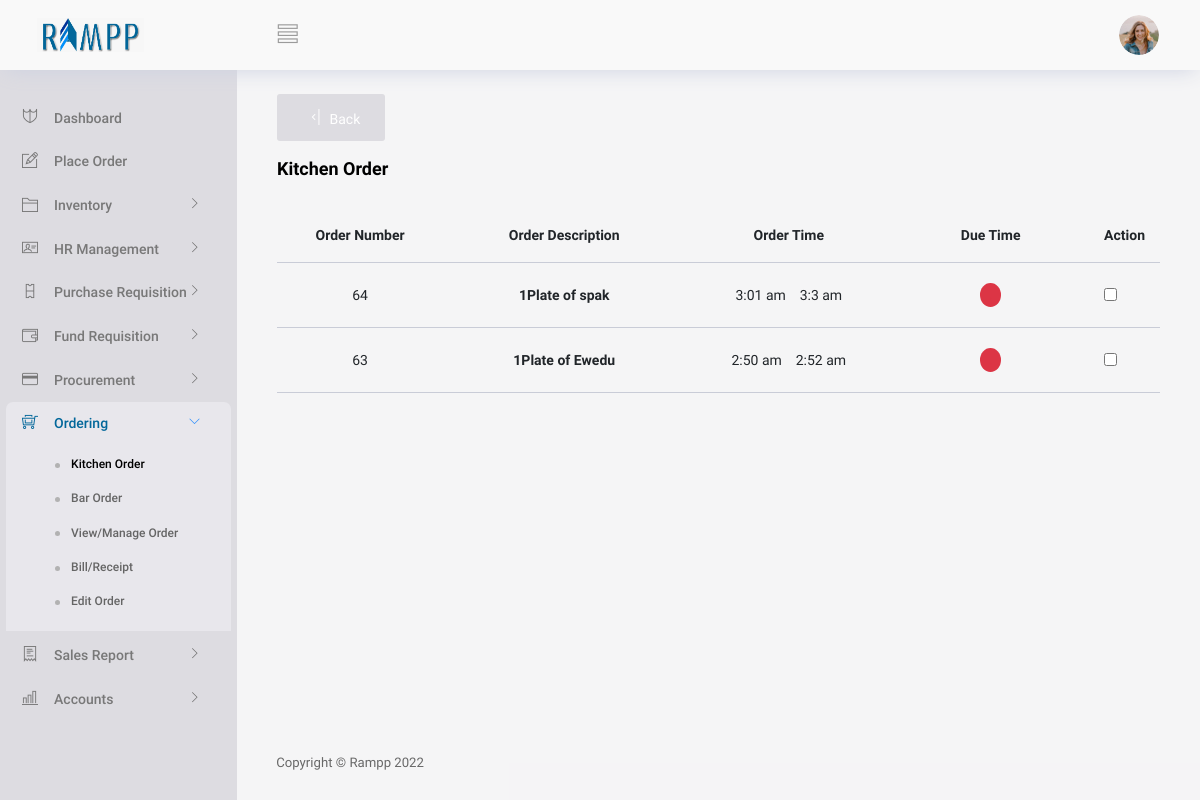
/View/Ordering/kichen.php (signed in), run on the app's committed database.
### tables this page shows
CREATE TABLE IF NOT EXISTS `orders` (
  `sellerid` int(10) DEFAULT NULL,
  `orderid` int(10) NOT NULL,
  `totaltime` int(30) NOT NULL,
  `totalammount` int(200) NOT NULL,
  `status` int(10) NOT NULL,
  `orderdate` date NOT NULL,
  `odertime` varchar(30) NOT NULL,
  `hr` int(10) NOT NULL,
  `min` int(10) NOT NULL,
  `ampm` varchar(20) NOT NULL,
  `br` int(20) NOT NULL,
  `kch` int(20) NOT NULL,
  `receipt` int(10) NOT NULL,
  `k` int(10) NOT NULL,
  `b` int(10) NOT NULL,
  `bill` int(10) NOT NULL,
  `kt` int(100) NOT NULL,
  `bt` int(100) NOT NULL,
  `totalProfit` int(100) NOT NULL,
  `customerId` int(70) NOT NULL
);

CREATE TABLE IF NOT EXISTS `orderditems` (
  `productname` varchar(200) NOT NULL,
  `price` int(100) NOT NULL,
  `quantity` int(100) NOT NULL,
  `amount` int(200) NOT NULL,
  `preptime` int(60) NOT NULL,
  `orderid` int(100) NOT NULL,
  `productcat` varchar(200) NOT NULL,
  `sn` int(200) NOT NULL,
  `finish` int(10) NOT NULL,
  `prepAt` varchar(100) NOT NULL,
  `description` varchar(200) NOT NULL,
  `dateOrderd` date DEFAULT NULL,
  `productId` int(100) NOT NULL,
  `profit` int(100) NOT NULL,
  `costprice` int(100) DEFAULT NULL,
  `sellingprice` int(100) DEFAULT NULL,
  `unitOfMeasure` varchar(70) NOT NULL,
  `id` int(11) NOT NULL AUTO_INCREMENT,
  PRIMARY KEY (`id`)
);

### Controller/generalController.php (called while the page is built, shortened)
<?php
class GeneralController
{
    function getAllOrderItems($conn,$id)
    {
        $items = array();
        $query = "SELECT * FROM orderditems WHERE orderid ='$id'";
        $results = mysqli_query($conn, $query);
        while ($row = mysqli_fetch_array($results)) {
            $items[] = $row;
        }
        return $items;
    }
    function getAllKitchenOrder($conn)
    {
        $items = array();
        $query = "SELECT * FROM orders WHERE kch='1' AND `status`='0'";
        $results = mysqli_query($conn, $query);
        while ($row = mysqli_fetch_array($results)) {
            $items[] = $row;
        }
      return $items;
    }
    function check_in_array(array $array, $callback)
    {
        $value = call_user_func($callback, $array);
        return $value;
    }
}

### View/Ordering/kichen.php (the view, shortened to what this page needs)
<?php
   if(isset($_SESSION['validuser']))
   {
     include("../partials/_header.php");
     require("../../Controller/generalController.php");
     $conn = conString1();
    $UserUtils = new GeneralController();
    $order =  $UserUtils->getAllKitchenOrder($conn);
?>
<body>
  <div class="container-scroller">
    <?php  include("../partials/_navbar.php"); ?>
    <div class="container-fluid page-body-wrapper">
      <div class="main-panel">
        <div class="content-wrapper gbgn">
        <button type="button" id="back" class="btn btn-icon-text text-white" style="background:#dddce1;" onClick="window.history.back()">
          <i class="ti-shift-left-alt btn-icon-append"></i>
          Back
        </button>
          <br/>
          <br/>
          <div class="row">
            <div class="col-md-12 grid-margin">
              <div class="d-flex justify-content-between align-items-center">
                <div>
                  <h4 class="font-weight-bold mb-0">Kitchen Order</h4>
                </div>
              </div>
            </div>
          </div>
         <div class="row">
         <div class="col-12 grid-margin ">
              <div class="" >
                <div class="">
                <div class="table-responsive">
                    <table class="table table-hover">
                        <thead>
                            <tr>
                                <th class="text-center" width="20%">Order Number</th>
                                <th class="text-center" width="30%">Order Description</th>
                                <th class="text-center" width="25%">Order Time</th>
                                <th class="text-center" width="25%">Due Time</th>
                                <th class="text-left" width="25%">Action</th>
                            </tr>
                        </thead>
                        <tbody>
                        <?php
                        $data22 =  $UserUtils->check_in_array($order, function($i){
                          $ans = array();
                          foreach ($i as $index => $v) {
                              if ($v['k'] == 0) {
                                  $ans[] = $v;
                              }
                          }
                          return (count($ans) == 0?array():$ans);
                          });
                           if (count($data22) < 1) {
                        ?>
                        <tr>
                        <th colspan="4" class="text-center">No Kitchen Order</th>
                        </tr>
                          <?php
                           }else{
                              foreach ($data22 as $index => $value) {
                          ?>
                              <tr>
                                <td class="text-center"><?php echo $value['orderid'] ?></td>
                                <td class="text-center">
                                  <div class="row">
                                  <?php
                                  $data =  $UserUtils->getAllOrderItems($conn,$value['orderid']);
                                  $data2 =  $UserUtils->check_in_array($data, function($i){
                                    $ans = array();
                                    foreach ($i as $index => $v) {
                                        if ($v['prepAt'] == "Kitchen") {
                                            $ans[] = $v;
                                        }
                                    }
                                    return (count($ans) == 0?array():$ans);
                                    });
                                      foreach ($data2 as $index => $value2) {
                                        $min = $value['min']+$value['kt'];
                                  ?>
                                    <div class="col-12">
                                    <p class="font-weight-bold mb-0"><?php echo $value2["quantity"]."".$value2["unitOfMeasure"]." of ". $value2['productname'] ?></p>
                                    </div>
                                  <?php
                                    }
                                  ?>
                                  </div>
                                </td>
                                <td class="text-center"><?php echo $value['odertime']?> &nbsp;&nbsp; <?php echo "".$value['hr'].":".$min." ".$value['ampm']?> </td>
                                <?php
                                $h = date("h")+1;
                                $m = date("i");
                                $ts = "$h:$m";
                                $hr = $value['hr'];
                                $ot = "$hr:$min";
                                $dd = date("h:i",strtotime($ts));
                                $ee = date("h:i",strtotime($ot));
                                  if ($dd > $ee){
                                ?>
                                 <td class="text-center"><label class='badge badge-danger rounded-circle text-danger'>.</label> </td>
                                <?php
                                }else{
                                  ?>
                                  <td class="text-center"><label class='badge badge-success rounded-circle text-success'>.</label> </td>
                                <?php
                                }
                              ?>
                                  <td class="text-left "><input class="text-primary" value="1"  type="checkbox" onChange="checkItem(<?php echo $value['orderid'] ?>,this)"></td>
                              </tr>
                              <?php
                              }
                              }
                                ?>
                        </tbody>
                    </table>
                </div>
                </div>
              </div>
            </div>
         </div>
        </div>
        <?php include("../partials/_footer.php"); ?>
        </div>
        </div>
      </div>
<?php
 include("../partials/_script.php");
?>
<?php
 }
 else
 {
     header("Location: ../../index.php?message=loginNot");
     exit;
 }
?>

### www/css/s1.css (style rules this page uses)
.gbgn { background-color: #dddce14d !important; }

### data on the page
orders: orderid "64", odertime "3:01 am", hr "3", min "3", ampm "am"
orderditems: quantity "1", unitOfMeasure "Plate", productname "spak"
orders: orderid "63", odertime "2:50 am", hr "2", min "52", ampm "am"
orderditems: quantity "1", unitOfMeasure "Plate", productname "Ewedu"
